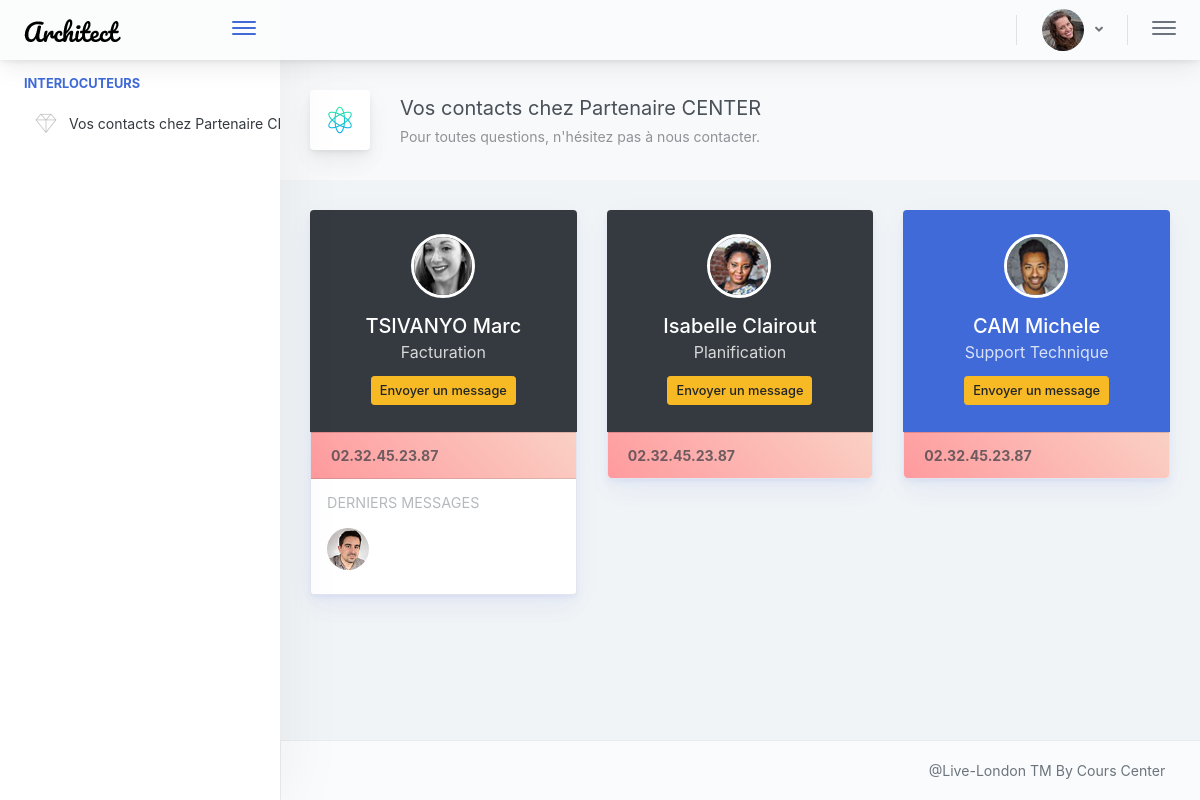
The app's page /contact.php (signed in) with its own data.
### tables this page shows
CREATE TABLE IF NOT EXISTS `coc_client` (
  `COC_CLIENT_id` int(11) NOT NULL AUTO_INCREMENT,
  `COC_CLIENT_nom` varchar(45) NOT NULL,
  `COC_CLIENT_prenom` varchar(45) NOT NULL,
  `COC_CLIENT_nomcom` varchar(45) NOT NULL,
  `COC_CLIENT_tel` varchar(20) NOT NULL,
  `COC_CLIENT_adresse` varchar(45) NOT NULL,
  `COC_CLIENT_cp` varchar(10) NOT NULL,
  `COC_CLIENT_ville` varchar(45) NOT NULL,
  `COC_CLIENT_file` varchar(45) DEFAULT NULL,
  `COC_USER_id` int(11) DEFAULT NULL,
  PRIMARY KEY (`COC_CLIENT_id`)
);

CREATE TABLE IF NOT EXISTS `coc_admin` (
  `COC_ADMIN_id` int(11) NOT NULL AUTO_INCREMENT,
  `COC_ADMIN_nom` varchar(45) NOT NULL,
  `COC_ADMIN_prenom` varchar(45) NOT NULL,
  `COC_ADMIN_tel` varchar(45) NOT NULL,
  `COC_ADMIN_statut` int(11) NOT NULL,
  `COC_ADMIN_correspondant` varchar(45) NOT NULL,
  `COC_USER_email` varchar(45) DEFAULT NULL,
  `COC_USER_id` int(11) DEFAULT NULL,
  `COC_ADMIN_file` varchar(45) DEFAULT NULL,
  PRIMARY KEY (`COC_ADMIN_id`)
);

### contact.php (the view, shortened to what this page needs)
<?php  include("config.php"); ?>
<!doctype html>
<html lang="en">
<head>
 <link rel="stylesheet" href="font-awesome-4.7.0/css/font-awesome.min.css">
<link href="./main.8d288f825d8dffbbe55e.css" rel="stylesheet"></head>
<body>
        <div class="app-container app-theme-white body-tabs-shadow fixed-header fixed-sidebar">
            <?php include("topheader.php"); ?>
                <div class="app-main">
                    <?php
                       include("menu.php");
                       ?>
            <div class="app-main__outer">
                <div class="app-main__inner">
                    <div class="app-page-title">
                        <div class="page-title-wrapper">
                            <div class="page-title-heading">
                                <div class="page-title-icon">
                                    <i class="pe-7s-science icon-gradient bg-happy-itmeo">
                                    </i>
                                </div>
                                <div>Vos contacts chez Partenaire CENTER
                                    <div class="page-title-subheading">Pour toutes questions, n'hésitez pas à nous contacter.
                                    </div>
                                </div>
                            </div>
                        </div>
                    </div>
                    <div class="row">
                            <?php
                                $facturation = $dbh->query("SELECT * FROM coc_admin WHERE COC_ADMIN_correspondant='Facturation' ")->fetch();
                                $planification = $dbh->query("SELECT * FROM coc_admin WHERE COC_ADMIN_correspondant='Planification' ")->fetch();
                                $support = $dbh->query("SELECT * FROM coc_admin WHERE COC_ADMIN_correspondant='Support' ")->fetch();
                            ?>
                            <div class="col-md-12 col-lg-6 col-xl-4">
                            <div class="card-shadow-primary card-border mb-3 card">
                                <div class="dropdown-menu-header">
                                    <div class="dropdown-menu-header-inner bg-dark">
                                        <div class="menu-header-content">
                                            <div class="avatar-icon-wrapper mb-3 avatar-icon-xl">
                                                <div class="avatar-icon"><img
                                                        src="assets/images/avatars/contact1.jpg"
                                                        alt="Avatar 5"></div>
                                            </div>
                                            <div><h5 class="menu-header-title"><?php echo $facturation["COC_ADMIN_nom"]."  ".$facturation["COC_ADMIN_prenom"]?> </h5><h6 class="menu-header-subtitle">Facturation</h6></div>
                                            <div class="menu-header-btn-pane pt-1">
                                                <button class="btn-icon btn btn-warning btn-sm"  onclick="document.location.href='support.php?corresp=Facturation'">Envoyer un message</button>
                                            </div>
                                        </div>
                                    </div>
                                </div>
                                 <ul class="list-group list-group-flush">
                                    <li class="bg-warm-flame list-group-item">
                                        <div class="widget-content p-0">
                                            <div class="widget-content-wrapper">
                                                <div class="widget-content-left">
                                                    <div class="widget-heading text-dark opacity-7" style="text-align:center;">
                                                        <?php echo $facturation["COC_ADMIN_tel"] ?></div>
                                                </div>
                                            </div>
                                        </div>
                                    </li>
                                </ul>
                                <div class="p-3"><h6 class="text-muted text-uppercase font-size-md opacity-5 font-weight-normal">Derniers messages</h6>
                                    <ul class="rm-list-borders list-group list-group-flush">
                                        <li class="list-group-item">
                                            <div class="widget-content p-0">
                                                <div class="widget-content-wrapper">
                                                    <div class="widget-content-left mr-3">
                                                        <img width="42" class="rounded-circle"
                                                            src="assets/images/avatars/1.jpg" alt=""></div>
                                                </div>
                                            </div>
                                        </li>
                                    </ul>
                                </div>
                            </div>
                        </div>
                        <div class="col-md-12 col-lg-6 col-xl-4">
                            <div class="card-shadow-primary card-border mb-3 card">
                                <div class="dropdown-menu-header">
                                    <div class="dropdown-menu-header-inner bg-dark">
                                        <div class="menu-header-content">
                                            <div class="avatar-icon-wrapper mb-3 avatar-icon-xl">
                                                <div class="avatar-icon"><img
                                                        src="assets/images/avatars/contact2.jpg"
                                                        alt="Avatar 5"></div>
                                            </div>
                                            <div><h5 class="menu-header-title">
                                                <?php echo $planification["COC_ADMIN_nom"]."  ".$planification["COC_ADMIN_prenom"]?>
                                                </h5><h6 class="menu-header-subtitle">Planification</h6></div>
                                            <div class="menu-header-btn-pane pt-1">
                                                <button class="btn-icon btn btn-warning btn-sm" onclick="document.location.href='support.php?corresp=Planification'">
                                                    Envoyer un message
                                                </button>
                                            </div>
                                        </div>
                                    </div>
                                </div>
                                 <ul class="list-group list-group-flush">
                                    <li class="bg-warm-flame list-group-item">
                                        <div class="widget-content p-0">
                                            <div class="widget-content-wrapper">
                                                <div class="widget-content-left">
                                                    <div class="widget-heading text-dark opacity-7" style="text-align:center;"> <?php echo $planification["COC_ADMIN_tel"] ?></div>
                                                </div>
                                            </div>
                                        </div>
                                    </li>
                                </ul>
                            </div>
                        </div>
                        <div class="col-md-12 col-lg-6 col-xl-4">
                            <div class="card-shadow-primary card-border mb-3 card">
                                <div class="dropdown-menu-header">
                                    <div class="dropdown-menu-header-inner bg-primary">
                                        <div class="menu-header-content">
                                            <div class="avatar-icon-wrapper mb-3 avatar-icon-xl">
                                                <div class="avatar-icon"><img
                                                        src="assets/images/avatars/contact3.jpg"
                                                        alt="Avatar 5"></div>
                                            </div>
                                            <div><h5 class="menu-header-title"><?php echo $support["COC_ADMIN_nom"]."  ".$support["COC_ADMIN_prenom"]?></h5><h6 class="menu-header-subtitle">Support Technique</h6></div>
                                            <div class="menu-header-btn-pane pt-1">
                                                <button class="btn-icon btn btn-warning btn-sm" onclick="document.location.href='support.php?corresp=Support'">Envoyer un message</button>
                                            </div>
                                        </div>
                                    </div>
                                </div>
                                 <ul class="list-group list-group-flush">
                                    <li class="bg-warm-flame list-group-item">
                                        <div class="widget-content p-0">
                                            <div class="widget-content-wrapper">
                                                <div class="widget-content-left">
                                                    <div class="widget-heading text-dark opacity-7" style="text-align:center;"> <?php echo $support["COC_ADMIN_tel"] ?></div>
                                                </div>
                                            </div>
                                        </div>
                                    </li>
                                </ul>
                            </div>
                        </div>
                    </div>
             </div>
                  <?php include("footer.php"); ?>
   </div>
    </div>
</div>
<div class="app-drawer-overlay d-none animated fadeIn"></div><script type="text/javascript" src="./assets/scripts/main.8d288f825d8dffbbe55e.js"></script></body>
</html>

### topheader.php (shortened to what this page needs)
<div class="app-header header-shadow">
        <div class="app-header__logo">
            <div class="logo-src"></div>
            <div class="header__pane ml-auto">
                <div>
                    <button type="button" class="hamburger close-sidebar-btn hamburger--elastic" data-class="closed-sidebar">
                        <span class="hamburger-box">
                            <span class="hamburger-inner"></span>
                        </span>
                    </button>
                </div>
            </div>
        </div>
        <?php include("header.php");
         ?>
    </div>

### header.php (shortened to what this page needs)
<?php
    $table=$_SESSION['user']['type'];
    $user = $dbh->query("SELECT * FROM coc_".strtolower($_SESSION['user']['type'])." WHERE COC_USER_id=".$_SESSION['user']['COC_USER_id'])->fetch();
    $profile=$user["COC_".$table."_file"];
?>
<div class="app-header__content">
            <div class="app-header-right">
                    <div class="header-btn-lg pr-0">
                    <div class="widget-content p-0">
                        <div class="widget-content-wrapper">
                            <div class="widget-content-left">
                                <div class="btn-group">
                                    <a data-toggle="dropdown" aria-haspopup="true" aria-expanded="false" class="p-0 btn">
                                        <img width="42" class="rounded-circle" src="assets/images/avatars/<?php echo $profile ?>" alt="">
                                        <i class="fa fa-angle-down ml-2 opacity-8"></i>
                                    </a>
                                </div>
                            </div>
                        </div>
                    </div>
                </div>
                <div class="header-btn-lg">
                    <button type="button" class="hamburger hamburger--elastic open-right-drawer">
                        <span class="hamburger-box">
                            <span class="hamburger-inner"></span>
                        </span>
                    </button>
                </div>
            </div>
        </div>

### menu.php (shortened to what this page needs)
   <div class="app-sidebar sidebar-shadow">
<div class="scrollbar-sidebar">
           <div class="app-sidebar__inner">
               <ul class="vertical-nav-menu">
                         <li class="app-sidebar__heading">INTERLOCUTEURS</li>
                         <li                   >
                       <?php
                           if($_SESSION['user']['type']!="ADMIN"){
                         ?>
                       <li>
                       <a href="contact.php">
                           <i class="metismenu-icon pe-7s-diamond"></i>
                           Vos contacts chez Partenaire CENTER
                       </a>
                     <?php } ?>
               </ul>
           </div>
       </div>
   </div>

### footer.php
<div class="app-wrapper-footer">
    <div class="app-footer">
        <div class="app-footer__inner">
            <div class="app-footer-right">
                <ul class="header-megamenu nav">
                    <li class="nav-item">
                        <a data-placement="top" rel="popover-focus" data-offset="300" data-toggle="popover-custom" class="nav-link">
                            @Live-London TM By Cours Center
                      </a>
                    </li>
                </ul>
            </div>
        </div>
    </div>
</div>

### records on screen
coc_client: COC_CLIENT_file (picture)
coc_admin: COC_ADMIN_nom "TSIVANYO", COC_ADMIN_prenom "Marc", COC_ADMIN_tel "02.32.45.23.87"
coc_admin: COC_ADMIN_nom "Isabelle", COC_ADMIN_prenom "Clairout", COC_ADMIN_tel "02.32.45.23.87"
coc_admin: COC_ADMIN_nom "CAM", COC_ADMIN_prenom "Michele", COC_ADMIN_tel "02.32.45.23.87"
